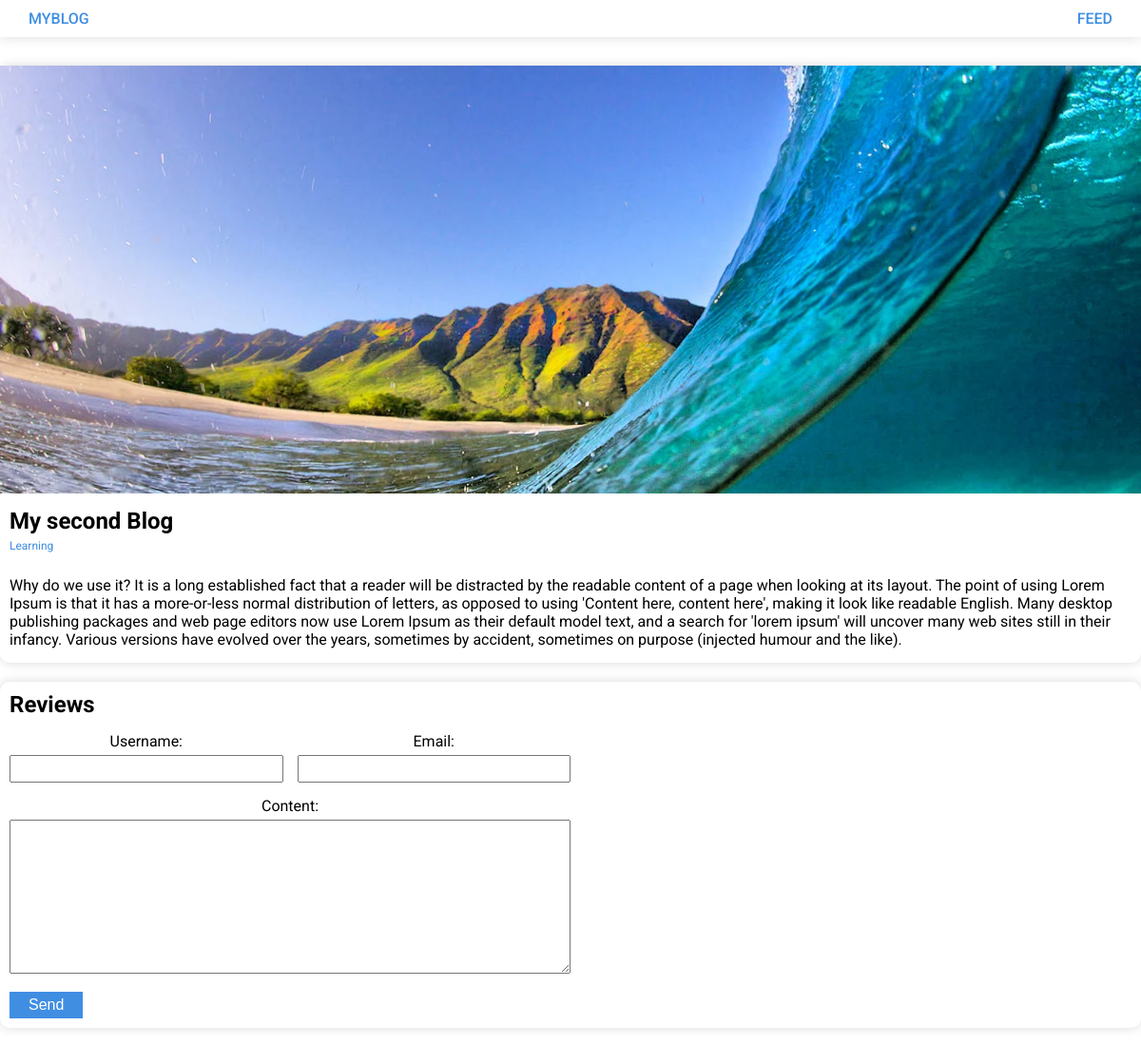
The page /blogs/my-second-blog on the database its author committed.
### blog/models.py (models this page shows, shortened)
class Blog(models.Model):
    image = models.ImageField(upload_to="images", null = True)
    name = models.CharField(max_length=100)
    content = models.TextField()
    author = models.ForeignKey(Author, on_delete=models.SET_NULL, null=True, related_name='blogs')
    slug = models.SlugField(editable=False, null=True,unique=True)
    tags = models.ManyToManyField(Tag,related_name='blogs')
    category = models.ForeignKey(Category, on_delete=models.CASCADE, related_name='blogs', null=True)
    reviews = models.ManyToManyField(Review, related_name="reviews", blank = True)

class Category(models.Model):
    name = models.CharField(max_length=50)
    def __str__(self):
        return f'{self.name}'

### blog/views.py (the view, shortened to what this page needs)
# urls.py: path('blogs/<slug:slug>', views.Blog.as_view(), name='blog')
class Blog(DetailView):
    template_name = 'blog/blog.html'
    model = Blog
    context_object_name = 'blog'
    def get_context_data(self, **kwargs):
        context = super().get_context_data(**kwargs)
        context['form'] = ReviewForm()
        return context

### blog/forms.py
class ReviewForm(forms.ModelForm):
    class Meta:
        model = Review
        fields = '__all__'

### blog/templates/blog/blog.html (shortened to what this page needs)
{% extends 'base.html' %} {% block title %} Blog: {{blog.name}} {% endblock %}
{% block content %}
<section class="blog-page">
  <div class="blog-page__content">
    <div
      class="blog-page__image"
      style="background-image:url({{blog.image.url}})"
    ></div>
    <h2>{{blog.name}}</h2>
    <span>{{blog.category}}</span>
    <p>{{blog.content}}</p>
  </div>
  <div class="blog-page__comments-form">
    <h2>Reviews</h2>
    <form action = "{{blog.get_absolute_url}}" method = "POST">
    {% csrf_token %} {{form.as_div}}
    <div class = "blog-page__comments-form__buttons">
        <button type = "submit">Send</button>
    </form>
  </div>
</section>
{% endblock %}

### styles/index.css (style rules this page uses)
* { padding: 0; margin: 0; box-sizing: border-box; }
body { font-family: 'Roboto', sans-serif; }
:root { --blue:rgb(63, 142, 226); --gray:rgb(216, 216, 216); --radius:10px; }
button { cursor: pointer; }
.blog-page__image { background-position: center; background-size: cover; background-repeat: no-repeat; height: 450px; }
.blog-page__content { box-shadow: 0 0 12px rgba(0,0,0,0.15); border-radius: var(--radius); }
.blog-page__content h2 { padding-top: 15px; padding-bottom: 5px; }
.blog-page__content span { display: block; padding-bottom: 10px; color: var(--blue); font-size: 12px; }
.blog-page__content p { padding-top: 15px; padding-bottom: 15px; }
.blog-page__content >*:not(div) { padding-left: 10px; padding-right: 10px; }
.blog-page__comments-form form { text-align: center; margin-top: 15px; display: grid; grid-template-columns: repeat(2,1fr); gap: 15px; width: 50%; }
.blog-page__comments-form form>div:nth-child(4) { grid-column-start: 1; grid-column-end: 3; }
.blog-page__comments-form__buttons { grid-column-start: 1; grid-column-end: 3; display: flex; justify-content: flex-start; }
.blog-page__comments-form__buttons>button { padding: 5px 20px; background-color: var(--blue); font-weight: 500; color: white; font-size: 16px; border: none; }
.blog-page__comments-form form input, .blog-page__comments-form form textarea { width: 100%; padding: 5px; }
.blog-page__comments-form form label { display: block; padding-bottom: 5px; }
.blog-page__comments-form h2 { font-size: 24px; }
.blog-page__comments-form { margin: 20px 0; padding: 10px; box-shadow: 0 0 12px rgba(0,0,0,0.15); border-radius: var(--radius); }

### rows shown on the page
Blog: image (picture), name "My second Blog", category "Learning", content "Why do we use it? It is a long established fact that a reader will be distracted by the readable content of a page when looking at its layout. The point of using Lorem Ipsum is that it has a more-or-less normal distribution of letters, as opposed to using 'Content here, content here', making it look like readable English. Many desktop publishing packages and web page editors now use Lorem Ipsum as their default model text, and a search for 'lorem ipsum' will uncover many web sites still in their infancy. Various versions have evolved over the years, sometimes by accident, sometimes on purpose (injected humour and the like)."
